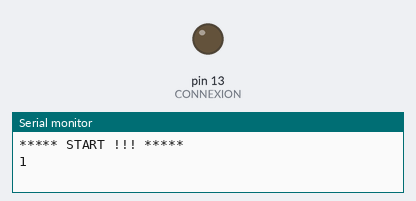
A sketch run on a simulated Arduino Uno, built with avr-gcc and run on an emulated ATmega328P. On the bench: output pins drawn as LEDs (lit = HIGH), the last lines printed to the serial monitor.

Above: at 0.1 s.
At 37.9 s:
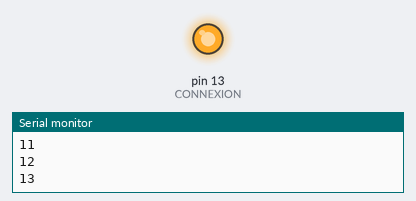
Timing chart, 0 to 40.0 s (numbered marks = the images above):
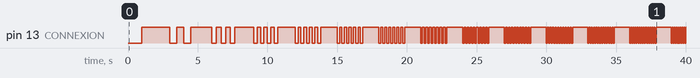

The sketch:

Arduino_compte_seul.ino
```cpp
const int CONNEXION = 13;
const int UN_HERTZ = 1000;
int compteurDeBoucle;
int clignotement;
boolean affichage;


void setup(){
  Serial.begin(9600); //On initialise la communication
  pinMode(CONNEXION, OUTPUT);
  Serial.println("***** START !!! *****");
  affichage = true;
}

void loop(){
  if (affichage){
    for (compteurDeBoucle = 1 ; compteurDeBoucle < 21 ; compteurDeBoucle ++){
      Serial.println(compteurDeBoucle);
      for (clignotement = 0; clignotement < compteurDeBoucle ; clignotement++){
        digitalWrite(CONNEXION, LOW);
        delay(UN_HERTZ/compteurDeBoucle);
        digitalWrite(CONNEXION, HIGH);
        delay(UN_HERTZ/compteurDeBoucle);
      }
      delay(1000);
    }
    Serial.println("Ahoy!!!!");
    affichage = false;
  }
}
```

Measured:
- by itself, pin 13 (CONNEXION): LOW → HIGH at 1.0 s, → LOW 2.0 s later, → HIGH 0.50 s later, → LOW 0.50 s later, … (197 changes in this stretch)
